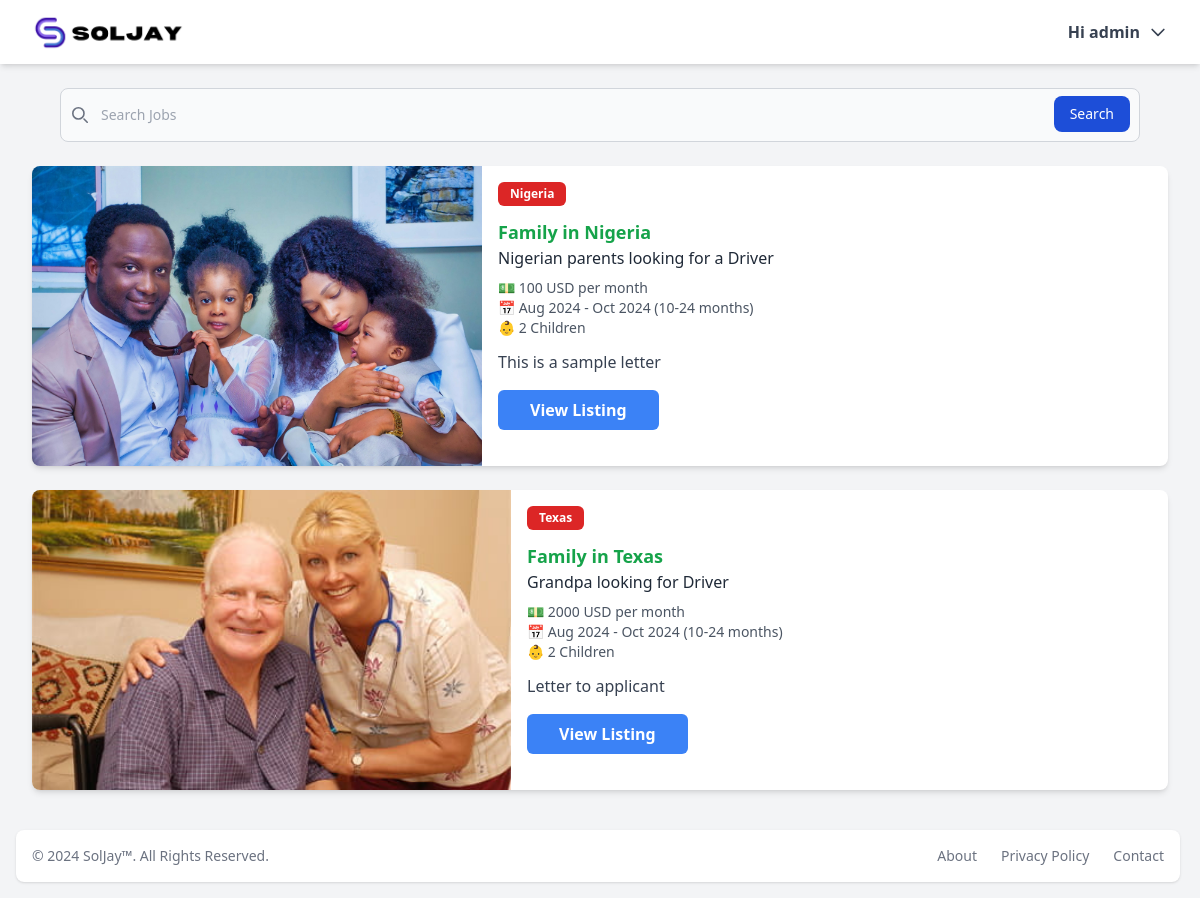
The app's page /dashboard/ (signed in), older data.
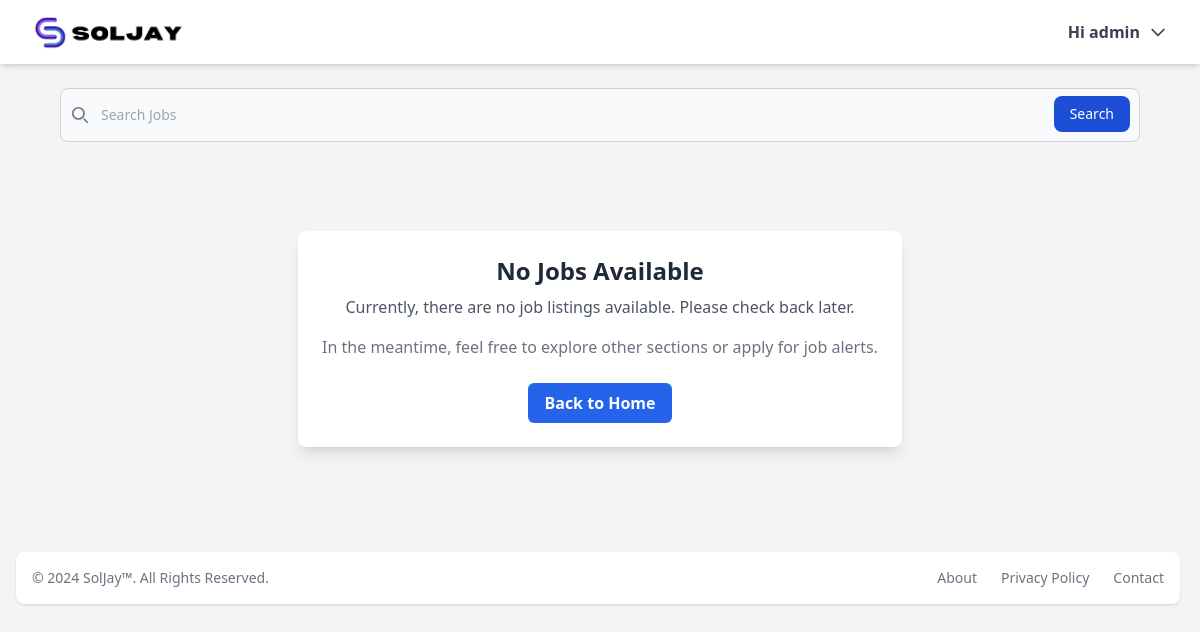
The same page, newer data.
### accounts/models.py (models this page shows, shortened)
class User(AbstractUser) :
    email = models.EmailField(max_length=254, unique=True)
    phone = models.CharField(max_length=250)
    country = models.CharField(max_length=250)
    country_of_choice = models.CharField(max_length=250)
    job_of_interest = models.CharField(max_length=250)
    permit = models.BooleanField(default=False)
    USERNAME_FIELD = 'email'
    REQUIRED_FIELDS = []
    objects = CustomManager()
    class Meta :
        ordering = ['country']

### main/models.py (models this page shows, shortened)
class Job(models.Model) :
    PETS = (
        ('yes', 'yes'),
        ('no', 'no')
    )
    GENDER = (
        ('male', 'Male'),
        ('female', 'Female')
    )
    id = models.UUIDField(primary_key=True, default=uuid.uuid4, editable=False)
    title = models.CharField(max_length=250)
    image = models.ImageField(upload_to='images/')
    description = models.TextField()
    job_type = models.CharField(max_length=250)
    children_info = models.CharField(max_length=250)
    country = models.CharField(max_length=20)
    city = models.CharField(max_length=100)
    job_start= models.CharField(max_length=40)
    time_of_stay = models.CharField(max_length=40)
    letter_to_applicant = models.TextField()
    has_pet = models.CharField(choices=PETS, max_length=3)
    age_group = models.CharField(max_length=50, default=None)
    working_hours = models.CharField(max_length=50)
    salary = models.PositiveIntegerField(default=0)
    gender_required = models.CharField(max_length=10, choices=GENDER)
    created = models.DateTimeField(default=timezone.now)
    thumbnail = ImageSpecField(source='image',
                                processors=[ResizeToFill(400, 400)],  # Resize to 100x100 pixels
                                format='PNG',
                                options={'quality': 90})
    class Meta :
        ordering = ['-created']
    def get_absolute_url(self) :
        return reverse('job-detail', args=[self.id])

### main/views.py (the view)
# urls.py: path('dashboard/', views.dashboard_view, name='dashboard'),
@login_required(redirect_field_name='login')
def dashboard_view(request) :
    content = dict()
    if request.user.is_authenticated :
        user_countries = request.user.country_of_choice.split(',')
        query = request.GET.get('q', None)
        jobs = None
        if request.user.is_staff != True :
            jobs = Job.objects.filter(country__in = user_countries).order_by('-created')
        else :
            jobs = Job.objects.all().order_by('-created')
        if query :
            jobs = jobs.filter(title__icontains = query)
            content['q'] = query
        try:
            pag_obj = Paginator(jobs, 12)
            page_number = request.GET.get('page', 1)
            jobs = pag_obj.get_page(page_number)
        except EmptyPage :
            jobs = pag_obj.get_page(pag_obj.num_pages)
        except PageNotAnInteger :
            jobs = pag_obj.get_page(1)
        content['jobs'] = jobs
    return render(request, 'main/dashboard.html', content)

### main/templates/main/dashboard.html (shortened to what this page needs)
{% extends 'main/base.html' %}
{% block content %}
<form class="max-w-[90%] mx-auto mt-4" action="{% url 'dashboard' %}" method="get">
    <div class="relative">
        <div class="absolute inset-y-0 start-0 flex items-center ps-3 pointer-events-none">
        </div>
        <input type="search" id="default-search"
            class="outline-0 block w-full p-4 ps-10 text-sm text-gray-900 border border-gray-300 rounded-lg bg-gray-50 focus:ring-blue-500 focus:border-blue-500 dark:bg-gray-700 dark:border-gray-600 dark:placeholder-gray-400 dark:text-white dark:focus:ring-blue-500 dark:focus:border-blue-500"
            placeholder="Search Jobs" name="q" required />
        <button type="submit"
            class="text-white absolute end-2.5 bottom-2.5 bg-blue-700 hover:bg-blue-800 focus:ring-4 focus:outline-none focus:ring-blue-300 font-medium rounded-lg text-sm px-4 py-2 dark:bg-blue-600 dark:hover:bg-blue-700 dark:focus:ring-blue-800">Search</button>
    </div>
</form>
<div class="max-w-7xl mx-auto py-6 px-4 sm:px-6 lg:px-8">
    <div class="w-full grid gap-6 md:grid-cols-1 lg:grid-cols-1 mb-4">
        {% if jobs %}
        {% for job in jobs %}
        <div class="bg-white shadow-md rounded-lg overflow-hidden flex flex-col sm:flex-row hover:shadow-xl transition">
            <div class="flex-shrink-0">
                <img src="{{ job.thumbnail.url }}" alt="Job Image" class="w-full object-cover" style="height: 300px;">
            </div>
            <div class="p-4 flex-grow">
                <div class="flex items-center mb-3">
                    <div class="bg-red-600 text-white text-xs font-semibold px-3 py-1 rounded-md">{{ job.country }}
                    </div>
                </div>
                <h3 class="text-sm sm:text-lg font-bold text-green-600">Family in {{ job.country }}</h3>
                <h4 class="text-sm sm:text-base text-gray-800 font-medium">{{ job.title }}</h4>
                <ul class="text-sm text-gray-600 mt-2">
                    <li>💵 {{ job.salary }} USD per month</li>
                    <li>📅 {{ job.job_start }} ({{ job.time_of_stay }})</li>
                    <li>👶 {{ job.children_info }}</li>
                </ul>
                <p class="text-sm sm:text-base text-gray-700 mt-3">{{ job.letter_to_applicant|truncatewords:30 }}</p>
                <a href="{{ job.get_absolute_url }}">
                    <button
                        class="animate-btn bg-blue-500 text-white font-semibold py-2 px-8 rounded-md mt-4 hover:bg-blue-600">View
                        Listing</button>
                </a>
            </div>
        </div>
        {% endfor %}
        {% else %}
        <div class="max-w-7xl mx-auto my-[65px] px-4 sm:px-6 lg:px-8">
            <div class="bg-white shadow-lg rounded-lg p-6 text-center">
                <h2 class="text-2xl font-semibold text-gray-800">No Jobs Available</h2>
                <p class="mt-2 text-gray-600">Currently, there are no job listings available. Please check back later.
                </p>
                <p class="mt-4 text-gray-500">In the meantime, feel free to explore other sections or apply for job
                    alerts.</p>
                <a href="{% url 'home' %}">
                    <button
                    class="mt-6 bg-blue-600 text-white font-semibold py-2 px-4 rounded-md hover:bg-blue-700 transition duration-200">Back
                    to Home</button>
                </a>
            </div>
        </div>
        {% endif %}
    </div>
</div>
{% endblock %}

### main/templates/main/base.html (shortened to what this page needs)
{% load static %}
<!DOCTYPE html>
<html lang="en" x-data="{ dropdownOpen: false, showModal: false, imageSrc: '' , open: false, open_del: false }">
<head>
  <link rel="stylesheet" href="{% static 'css/style.css' %}">
</head>
<body class="bg-gray-100">
  <nav class="bg-white shadow-md">
    <div class="max-w-7xl mx-auto px-4 sm:px-6 lg:px-8">
      <div class="flex justify-between h-16 items-center">
        <div class="flex-shrink-0">
          <a href="{% url 'home' %}">
            <img src="{% static 'images/logo.PNG' %}" alt="Logo" class="h-10 w-auto">
          </a>
        </div>
        <div class="relative z-50">
          <button @click="dropdownOpen = !dropdownOpen" class="flex items-center space-x-2 text-gray-700">
            <span class="font-semibold">{% if request.user.is_authenticated %}Hi {{ request.user.username }} {% else %}
              Menu{% endif %}</span>
            <svg xmlns="http://www.w3.org/2000/svg" class="h-5 w-5" fill="none" viewBox="0 0 24 24"
              stroke="currentColor">
              <path stroke-linecap="round" stroke-linejoin="round" stroke-width="2" d="M19 9l-7 7-7-7" />
            </svg>
          </button>
        </div>
      </div>
    </div>
  </nav>
  {% block content %} {% endblock %}
  <footer class="bg-white rounded-lg shadow m-4 dark:bg-gray-800 w-[97%]" style="margin-top: auto;">
    <div class="w-full mx-auto max-w-screen-xl p-4 md:flex md:items-center md:justify-between">
      <span class="text-sm text-gray-500 sm:text-center dark:text-gray-400">© 2024 <a href="/"
          class="hover:underline">SolJay™</a>. All Rights Reserved.
      </span>
      <ul class="flex flex-wrap items-center mt-3 text-sm font-medium text-gray-500 dark:text-gray-400 sm:mt-0">
        <li>
          <a href="{% url 'about' %}" class="hover:underline me-4 md:me-6">About</a>
        </li>
        <li>
          <a href="#" class="hover:underline me-4 md:me-6">Privacy Policy</a>
        </li>
        <li>
          <a href="{% url 'contact' %}" class="hover:underline">Contact</a>
        </li>
      </ul>
    </div>
  </footer>
</body>
</html>

Row changes from the older to the newer data that the page shows:
removed Job: thumbnail (picture), country "Nigeria", title "Nigerian parents looking for a Driver", salary "100", job_start "Aug 2024 - Oct 2024", time_of_stay "10-24 months", children_info "2 Children", letter_to_applicant "This is a sample letter"
removed Job: thumbnail (picture), country "Texas", title "Grandpa looking for Driver", salary "2000", job_start "Aug 2024 - Oct 2024", time_of_stay "10-24 months", children_info "2 Children", letter_to_applicant "Letter to applicant"
Text that changed along with them:
text now shown: "No Jobs Available Currently, there are no job listings available. Please check back later. In the meantime, feel free to explore other sections or apply for job alerts. Back to Home"
